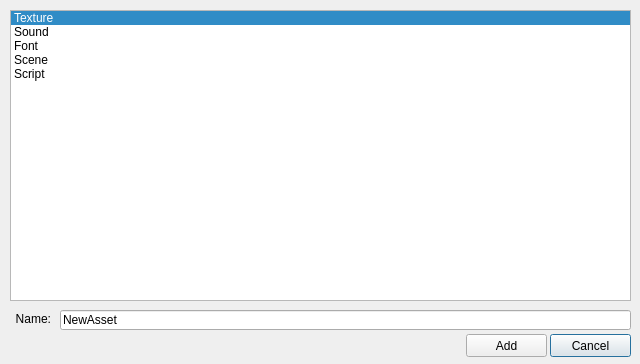
<?xml version="1.0" encoding="UTF-8"?>
<ui version="4.0">
 <class>NewAssetDialog</class>
 <widget class="QDialog" name="NewAssetDialog">
  <property name="geometry">
   <rect>
    <x>0</x>
    <y>0</y>
    <width>640</width>
    <height>364</height>
   </rect>
  </property>
  <property name="windowTitle">
   <string>Add New Asset</string>
  </property>
  <widget class="QListWidget" name="listWidgetAssets">
   <property name="geometry">
    <rect>
     <x>10</x>
     <y>10</y>
     <width>621</width>
     <height>291</height>
    </rect>
   </property>
   <property name="iconSize">
    <size>
     <width>32</width>
     <height>32</height>
    </size>
   </property>
   <property name="currentRow">
    <number>0</number>
   </property>
   <item>
    <property name="text">
     <string>Texture</string>
    </property>
    <property name="icon">
     <iconset resource="../../resources/icons.qrc">
      <normaloff>:/icons/rainbow_32x32.png</normaloff>:/icons/rainbow_32x32.png</iconset>
    </property>
   </item>
   <item>
    <property name="text">
     <string>Sound</string>
    </property>
    <property name="icon">
     <iconset resource="../../resources/icons.qrc">
      <normaloff>:/icons/sound_32x32.png</normaloff>:/icons/sound_32x32.png</iconset>
    </property>
   </item>
   <item>
    <property name="text">
     <string>Font</string>
    </property>
    <property name="icon">
     <iconset resource="../../resources/icons.qrc">
      <normaloff>:/icons/font_32x32.png</normaloff>:/icons/font_32x32.png</iconset>
    </property>
   </item>
   <item>
    <property name="text">
     <string>Scene</string>
    </property>
    <property name="icon">
     <iconset resource="../../resources/icons.qrc">
      <normaloff>:/icons/map_32x32.png</normaloff>:/icons/map_32x32.png</iconset>
    </property>
   </item>
   <item>
    <property name="text">
     <string>Script</string>
    </property>
    <property name="icon">
     <iconset resource="../../resources/icons.qrc">
      <normaloff>:/icons/script_32x32.png</normaloff>:/icons/script_32x32.png</iconset>
    </property>
   </item>
  </widget>
  <widget class="QLineEdit" name="lineEditName">
   <property name="geometry">
    <rect>
     <x>60</x>
     <y>310</y>
     <width>571</width>
     <height>20</height>
    </rect>
   </property>
   <property name="text">
    <string>NewAsset</string>
   </property>
   <property name="frame">
    <bool>true</bool>
   </property>
  </widget>
  <widget class="QLabel" name="labelAssetName">
   <property name="geometry">
    <rect>
     <x>10</x>
     <y>311</y>
     <width>41</width>
     <height>16</height>
    </rect>
   </property>
   <property name="text">
    <string>Name:</string>
   </property>
   <property name="alignment">
    <set>Qt::AlignRight|Qt::AlignTrailing|Qt::AlignVCenter</set>
   </property>
  </widget>
  <widget class="QPushButton" name="pushButtonCancel">
   <property name="geometry">
    <rect>
     <x>550</x>
     <y>334</y>
     <width>81</width>
     <height>23</height>
    </rect>
   </property>
   <property name="text">
    <string>Cancel</string>
   </property>
  </widget>
  <widget class="QPushButton" name="pushButtonAdd">
   <property name="geometry">
    <rect>
     <x>466</x>
     <y>334</y>
     <width>81</width>
     <height>23</height>
    </rect>
   </property>
   <property name="text">
    <string>Add</string>
   </property>
  </widget>
 </widget>
 <tabstops>
  <tabstop>lineEditName</tabstop>
  <tabstop>pushButtonAdd</tabstop>
  <tabstop>pushButtonCancel</tabstop>
  <tabstop>listWidgetAssets</tabstop>
 </tabstops>
 <resources>
  <include location="../../resources/icons.qrc"/>
 </resources>
 <connections/>
</ui>
